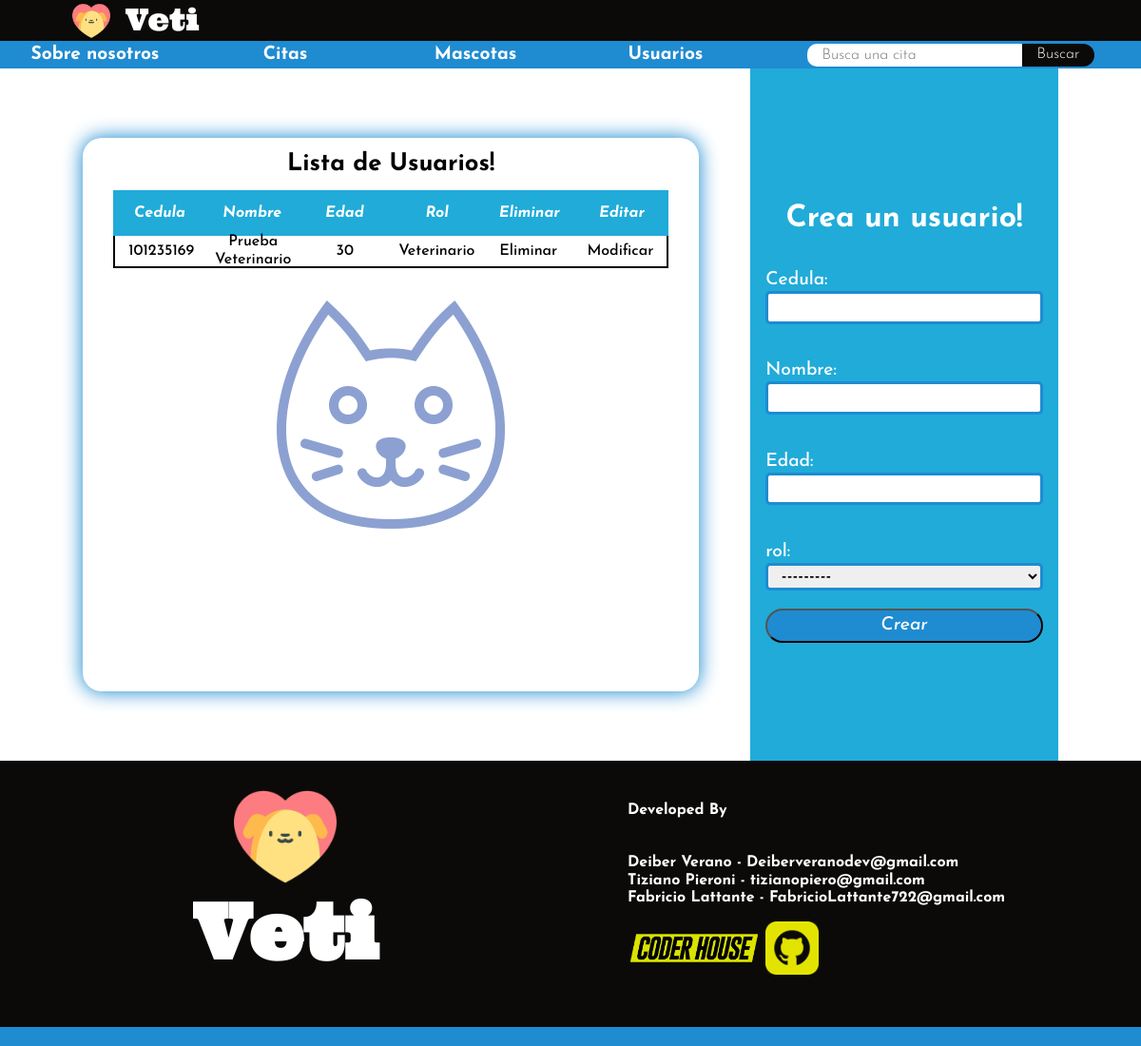
Page /veti/usuarios/ on the committed database.
### citas_usuarios/models.py (models this page shows, shortened)
class Persona(models.Model):
    cedula = models.IntegerField(primary_key=True)
    nombre = models.CharField(max_length=30)
    edad = models.IntegerField()
    rol = models.ForeignKey(Rol, on_delete=models.CASCADE)

class Rol(models.Model):
    nombre = models.CharField(max_length=20)
    def __str__(self):
        return self.nombre

### citas_usuarios/views.py (the view, shortened to what this page needs)
# urls.py: path('usuarios/', usuarios, name='usuarios'),
def usuarios(request):
    usuarios_form = UserForm()
    usuarios = Persona.objects.all()
    return render(request,'usuario.html', {'usuarios_form':usuarios_form,'lista_usuario': usuarios})

### citas_usuarios/forms.py
class UserForm(forms.Form):
    cedula = forms.IntegerField()
    nombre = forms.CharField(max_length=20)
    edad = forms.IntegerField()
    rol = forms.ModelChoiceField(
    queryset=Rol.objects.all(),
    label='rol',
    widget=forms.Select
)

### citas_usuarios/templates/usuario.html (shortened to what this page needs)
{% extends 'base.html' %}
{% load static %}
{% block bloqueSeccion %}
    <div class="contenedor-tabla-con-datos">
        <h3>Lista de Usuarios!</h3>
        <table class="tabla-datos-modelos">
            <thead>
                <th>Cedula</th>
                <th>Nombre</th>
                <th>Edad</th>
                <th>Rol</th>
                <th>Eliminar</th>
                <th>Editar</th>
            </thead>
            <tbody>
                {% for usuario in lista_usuario %}
                    <tr>
                        <td>{{usuario.cedula}}</td>
                        <td>{{usuario.nombre}}</td>
                        <td>{{usuario.edad}}</td>
                        <td>{{usuario.rol}}</td>
                        <td>
                            <form action="{% url 'elimina_usuario' usuario.cedula %}" method="POST">{% csrf_token %}
                                <button class="eliminar_registro_btn_tabla" type="submit">Eliminar</button>
                            </form>
                        </td>
                        <td><button class="modificar_registro_btn_tabla"><a href="{% url 'modifica_usuario' usuario.cedula %}">Modificar</a></button></td>
                    </tr>
                {% endfor %}
            </tbody>
        </table>
    </div>
    <div class="div-creacion-registro">
        <h3>Crea un usuario!</h3>
        <form class="formulario-creacion" action="" method="post">
            {{ usuarios_form.as_p }}
            <input type="submit" value="Crear">
        </form>
    </div>
{% endblock bloqueSeccion %}

### citas_usuarios/static/css/styles.css (style rules this page uses)
html { width: 100%; height: 100vh; }
body { width: 100%; height: 100vh; }
:root { --color1: #1f8bd1; --color2: #20abd9; --color3: #4fdadf; --color4: #b4edeb; --color5: #f4efed; --color6: #0b0a08 }
h3 { margin: 0.5em; }
.div-creacion-registro { width: 30%; background: var(--color2); display: flex; justify-content: center; align-items: center; flex-direction: column; height: 100%; color: white; }
.div-creacion-registro h3 { font-size: 2em; font-family: Josefin-Bold; text-align: center; display: flex; align-items: center; flex-direction: column; }
.formulario-creacion { width: 90%; display: flex; flex-direction: column; justify-content: center; align-items: center; font-family: Josefin-medium; }
.formulario-creacion p { display: flex; flex-direction: column; width: 100%; font-size: 1.2em; }
.formulario-creacion p input,select { padding: 0 0 0 .5em; height: 1.5em; border: 3px solid var(--color1); border-radius: 5px; }
.formulario-creacion > input { width: 100%; background-color: var(--color1); color: white; font-family: Josefin-Medium-Italic; padding: 5px 0; font-size: 1.2em; cursor: pointer; border-radius: 20px; transition: .2s; }
.contenedor-tabla-con-datos { box-shadow: 0 0 20px 1px var(--color1); border-radius: 20px; background: white; display: flex; align-items: center; flex-direction: column; width: 60%; height: 80%; overflow: auto; background-image: url("../img/iconmonstr-cat-2-240.png"); background-position: center; background-repeat: no-repeat; }
.contenedor-tabla-con-datos h3 { font-family: Josefin-bold; font-size: 1.6em; }
.tabla-datos-modelos { width: 90%; display: flex; flex-direction: column; align-items: center; justify-content: center; }
.tabla-datos-modelos thead { width: 100%; height: 3em; background-color: var(--color2); color: white; }
.tabla-datos-modelos tbody { width: 100%; height: 2em; font-family: Josefin-medium; }
.tabla-datos-modelos tr { height: 100%; display: flex; align-items: center; border: 2px solid black; border-top: none; }
.tabla-datos-modelos tbody tr { background-color: white; }
.tabla-datos-modelos tr th,td { flex: 1; text-align: center; }
.tabla-datos-modelos button { width: 100%; border: none; background-color: transparent; cursor: pointer; border-radius: 20px; padding: 5px; color: black; transition: .2s; }
.tabla-datos-modelos button a { text-decoration: none; color: black; transition: .2s; }

### rows in the picture
Persona: cedula "101235169", nombre "Prueba Veterinario", edad "30", rol "Veterinario"
